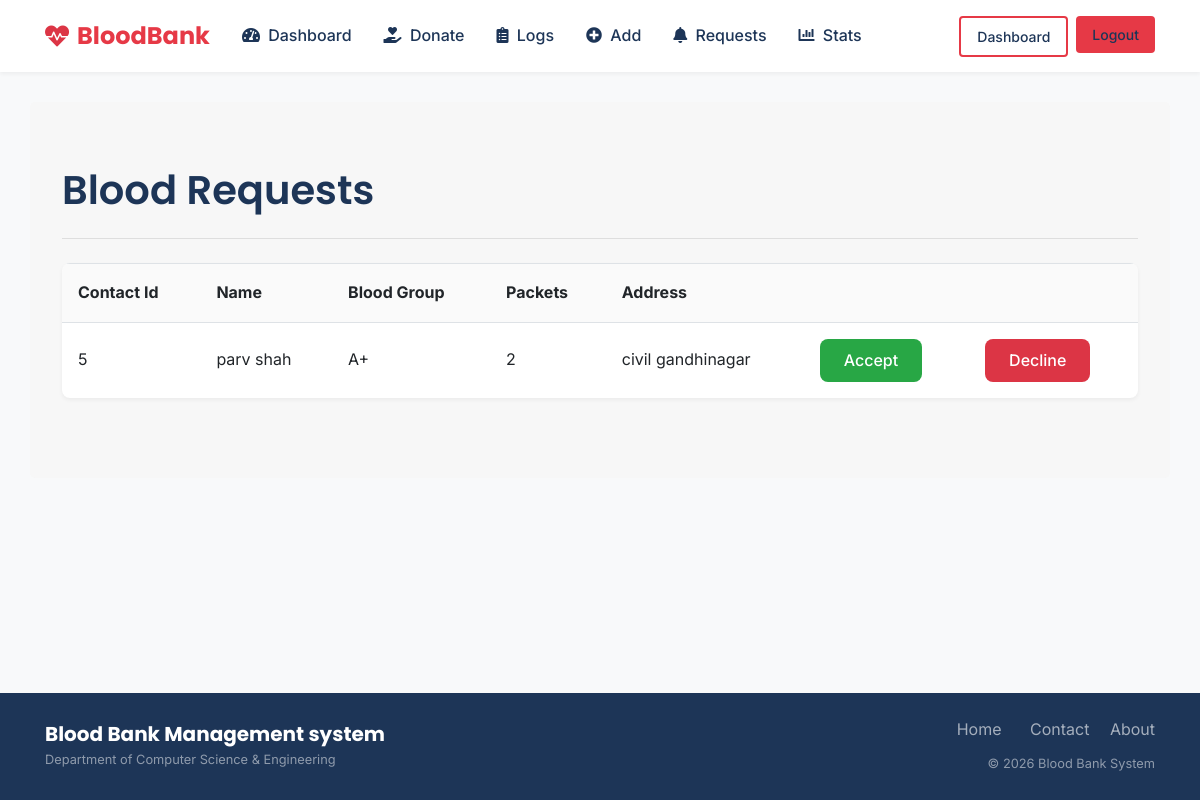
Page /notifications (signed in) on the committed database.
### tables this page shows
CREATE TABLE CONTACT(
                CONTACT_ID INTEGER PRIMARY KEY AUTOINCREMENT,
                B_GROUP VARCHAR(4),
                C_PACKETS INTEGER,
                F_NAME VARCHAR(50),
                ADRESS VARCHAR(250),
                FOREIGN KEY(B_GROUP) REFERENCES BLOODBANK(B_GROUP) ON DELETE CASCADE ON UPDATE CASCADE
            );

### app_sqlite.py (the view)
@app.route('/notifications')
@is_logged_in
def notifications():
    conn = get_db_connection()
    cur = conn.cursor()
    cur.execute("SELECT * FROM CONTACT")
    requests = cur.fetchall()
    if requests:
        return render_template('notification.html',requests=requests)
    else:
        msg = ' No requests found '
        return render_template('notification.html',msg=msg)
    conn.close()

### app_sqlite.py (called while the page is built)
def get_db_connection():
    conn = sqlite3.connect(DB_NAME)
    conn.row_factory = sqlite3.Row
    return conn

def is_logged_in(f):
    @wraps(f)
    def wrap(*args, **kwargs):
        if 'logged_in' in session:
            return f(*args, **kwargs)
        else:
            flash('Unauthorized, Please login!', 'danger')
            return redirect(url_for('login'))
    return wrap

### templates/notification.html
{% extends 'layout.html'%}
{% block body %}
<div class="jumbotron"style="background-color:#f7f7f7;">
  <h1>Blood Requests</h1>
  <hr class="my-4">
  <table class="table table-striped">
    <tr>
      <th>Contact Id</th>
      <th>Name</th>
      <th>Blood Group</th>
      <th>Packets</th>
      <th>Address</th>
      <th></th>
      <th></th>
    </tr>
    {% for request in requests %}
      <tr>
        <td>{{request.CONTACT_ID}}</td>
        <td>{{request.F_NAME}}</td>
        <td>{{request.B_GROUP}}</td>
        <td>{{request.C_PACKETS}}</td>
        <td>{{request.ADRESS}}</td>
        <td><a href="{{ url_for('accept', id=request.CONTACT_ID) }}" class="btn btn-success">Accept</a></td>
        <td><a href="{{ url_for('decline', id=request.CONTACT_ID) }}" class="btn btn-danger">Decline</a></td>
      </tr>
    {% endfor %}
  </table>
</div>
{% endblock%}

### static/style.css (style rules this page uses)
:root { --primary-color: #e63946; --primary-hover: #c92a37; --secondary-color: #1d3557; --secondary-hover: #162842; --accent-color: #457b9d; --background-color: #f8f9fa; --surface-color: #ffffff; --text-main: #2b2d42; --text-muted: #6c757d; --border-color: #dee2e6; --success-color: #2a9d8f; --border-radius-sm: 4px; --border-radius-md: 8px; --border-radius-lg: 12px; --shadow-sm: 0 2px 4px rgba(0,0,0,0.05); --shadow-md: 0 4px 6px rgba(0,0,0,0.1); --shadow-lg: 0 10px 15px rgba(0,0,0,0.1); --font-main: 'Inter', sans-serif; --font-heading: 'Poppins', sans-serif; }
* { box-sizing: border-box; }
body { font-family: var(--font-main); background-color: var(--background-color); color: var(--text-main); line-height: 1.6; display: flex; flex-direction: column; min-height: 100vh; }
h1, h2, h3, h4, h5, h6 { font-family: var(--font-heading); color: var(--secondary-color); font-weight: 600; margin-bottom: 0.75rem; }
a { color: var(--primary-color); transition: all 0.2s ease; text-decoration: none; }
.btn { font-weight: 500; padding: 0.6rem 1.5rem; border-radius: var(--border-radius-md); transition: all 0.2s ease; border: none; }
.table { background-color: var(--surface-color); border-radius: var(--border-radius-md); overflow: hidden; box-shadow: var(--shadow-sm); }
.table td, .table th { vertical-align: middle; padding: 1rem; }
.table-striped tbody tr:nth-of-type(odd) { background-color: rgba(0,0,0,0.02); }

### rows in the picture
CONTACT: CONTACT_ID "5", F_NAME "parv shah", B_GROUP "A+", C_PACKETS "2", ADRESS "civil gandhinagar"
